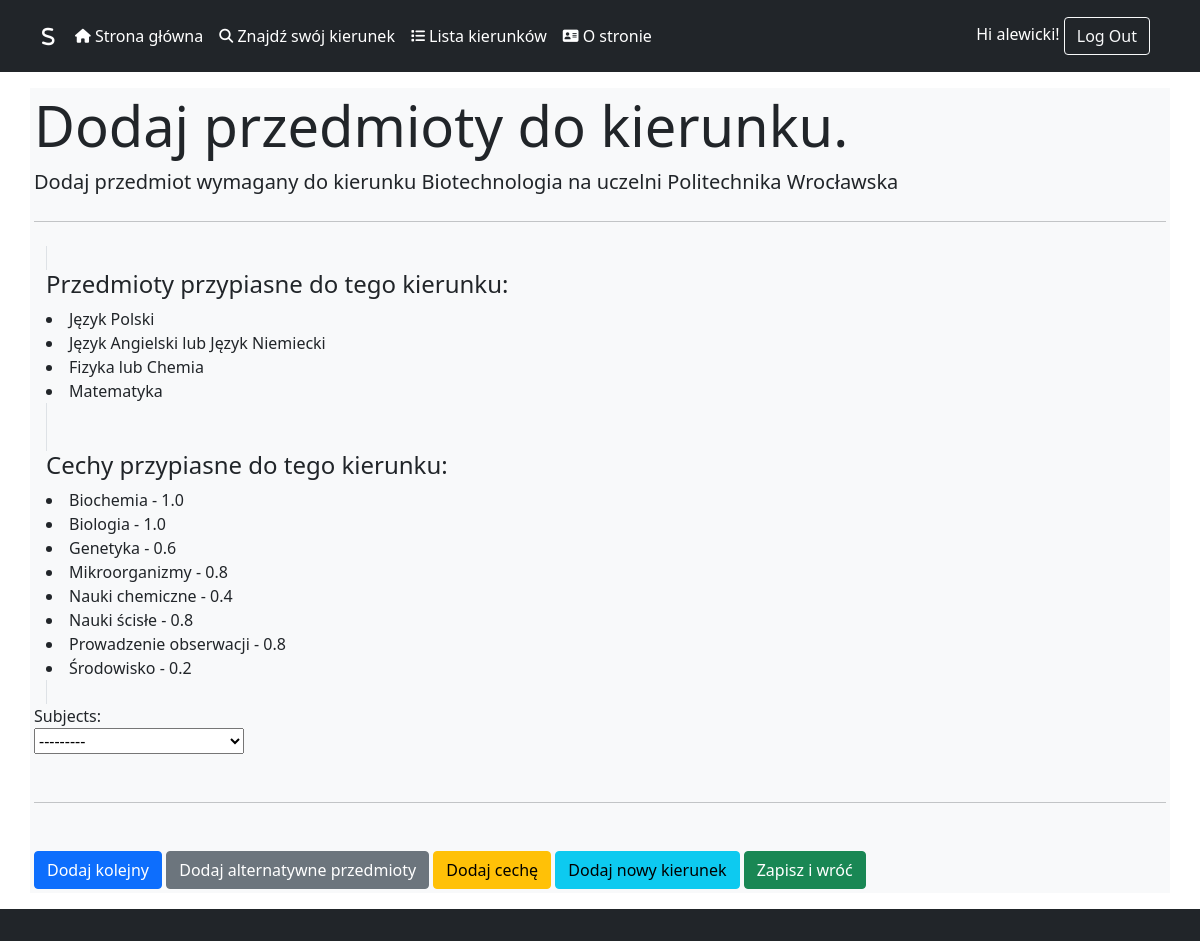
Screenshot of /AddSubjectsToFieldView/6/ (signed in) with the database file from the repository.
### supporting_system/models.py (models this page shows, shortened)
class Field_of_Study(models.Model):
    DEGREES = (
        ("Licencjat", "Licencjat"),
        ("Inżynier", "Inżynier"),
        ("Magister", "Magister"),
        ("Jednolite", "Jednolite"),
    )
    STUDY_MODE = (
        ("Stacjonarne", "Stacjonarne"),
        ("Niestacjonarne", "Niestacjonarne"),
        ("Stacjonarne i niestacjonarne", "Stacjonarne i niestacjonarne"),
    )
    name = models.CharField(
        max_length=100, default="Nieznane studia"
    )  # Nazwa kierunku studiów
    degree = models.CharField(
        max_length=20, choices=DEGREES
    )  # Stopień studiów określony w zmiennej DEGREES
    study_mode = models.CharField(
        max_length=30, choices=STUDY_MODE
    )  # Tryb studiów określony w zmiennej STUDY_MODE
    language = models.CharField(max_length=20, default="Polski")  # Język studiów
    university = models.ForeignKey(
        "University", on_delete=models.CASCADE, to_field="id"
    )  # Klucz obcy do tabeli University, określa uczelnię na której odbywają się studia
    description = models.TextField(max_length=1000)  # Opis kierunku studiów
    link_to_site = models.CharField(
        max_length=255, default="Brak linku do strony"
    )  # Link do strony kierunku studiów
    class Meta:
        verbose_name_plural = "Field of Studies"

class University(models.Model):
    TYPES = (
        ("Uniwersytet", "Uniwersytet"),
        ("Akademia Wychowania Fizycznego", "Akademia Wychowania Fizycznego"),
        ("Uczelnia Ekonomiczna", "Uczelnia Ekonomiczna"),
        ("Uczelnia Pedagogiczna", "Uczelnia Pedagogiczna"),
        ("Uczelnia Przyrodniczo-Rolnicza", "Uczelnia Przyrodniczo-Rolnicza"),
        ("Uczelnia Techniczna", "Uczelnia Techniczna"),
    )
    name = models.CharField(max_length=200, default="Nieznany Uniwersytet")
    city = models.CharField(max_length=50, default="Nieznane Miasto")
    type = models.CharField(max_length=30, choices=TYPES)
    rank_overall = models.IntegerField(default=0)
    rank_in_type = models.IntegerField(default=0)
    link_to_site = models.CharField(max_length=255, default="Brak linku do strony")
    class Meta:
        verbose_name_plural = "Universities"

class Subjects(models.Model):
    subject = models.CharField(max_length=80, default="Nieznany Przedmiot")
    class Meta:
        verbose_name_plural = "Subjects"
    def __str__(self):
        return f"{self.subject}"

### supporting_system/views.py (the view, shortened to what this page needs)
class AddSubjectsToFieldView(LoginRequiredMixin, FormView):
    template_name = "supporting_system/add_subject_view.html"
    form_class = ExamSubjectForm
    def get_initial(self):
        initial = super().get_initial()
        field_of_study_id = self.kwargs.get("field_of_study_id")
        if field_of_study_id:
            try:
                field_of_study = Field_of_Study.objects.get(id=field_of_study_id)
                initial["field_of_study"] = field_of_study
            except Field_of_Study.DoesNotExist:
                pass
        return initial

### supporting_system/forms.py
class ExamSubjectForm(forms.ModelForm):
    class Meta:
        model = Exam_Subjects
        fields = ["field_of_study", "subject"]

### supporting_system/models.py (called while the page is built)
    def __str__(self):
        return f"{self.attribute}"

### supporting_system/templatetags/tags.py (called while the page is built)
@register.filter(name="return_field_of_study")
def return_field_of_study(id):
    obj = Field_of_Study.objects.get(id=id)
    return f"{obj.name} na uczelni {obj.university.name}"

@register.filter(name="return_characteristics_of_given_field")
def return_characteristics_of_given_field(id):
    obj = (
        Characteristics.objects.filter(field_of_study=id)
        .all()
        .order_by("attribute__attribute")
    )
    to_display = []
    for attribiute in obj:
        to_display.append(f"{attribiute.attribute} - {attribiute.fit}")
    return to_display

@register.filter(name="return_subjects_with_alternatives_of_given_field")
def return_subject_with_alternatives_of_given_field(id):
    obj = Exam_Subjects.objects.filter(field_of_study=id).all().order_by("subject")
    to_display = []
    for attribiute in obj:
        try:
            alternative_obj = (
                Alternative_Exam_Subjects.objects.filter(main_subject=attribiute.id)
                .all()
                .order_by("subject__subject")
            )
            temp_string = f"{attribiute.subject.subject}"
            for alternative_subject in alternative_obj:
                temp_string += f" lub {alternative_subject.subject.subject}"
            to_display.append(temp_string)
        except Alternative_Exam_Subjects.DoesNotExist:
            to_display.append(attribiute.subject.subject)
    if to_display == []:
        to_display = None
    return to_display

@register.filter(name="check_if_discover_url")
def check_if_discover_url(url):
    if "Discover" in url:
        return True
    else:
        return False

### supporting_system/templates/supporting_system/add_subject_view.html (shortened to what this page needs)
{% extends "base.html" %}
{% load tags %}
{% block content %}
<div class="jumbotron">
    <h2 class="display-4">Dodaj przedmioty do kierunku.</h2>
    <p class="lead">Dodaj przedmiot wymagany do kierunku {{ form.field_of_study.value|return_field_of_study }}</p>
    <hr class="my-4">
</div>
<div class="container">
    <span class="border">
        <h4>Przedmioty przypiasne do tego kierunku:</h4>
        {%for subject in form.field_of_study.value|return_subjects_with_alternatives_of_given_field %}
            <li>{{ subject }}</li>
        {% endfor %}
    </span>
</div>
<div class="container">
    <span class="border">
        <h4>Cechy przypiasne do tego kierunku:</h4>
        {%for attribute in form.field_of_study.value|return_characteristics_of_given_field %}
            <li>{{ attribute }}</li>
        {%  endfor %}
    </span>
</div>
<form method="post" enctype="multipart/form-data">
    <div class="form-group">
        <div class="col">
           <label for="{{ form.subject.id_for_label }}">Subjects:</label>
        </div>
        <div class="col">
            {{ form.subject }}
        </div>
    </div>
    <br>
    <hr class="my-4">
    <br>
    <div class="btn-group-justified">
        <button type="submit" class="btn btn-primary" name="another">Dodaj kolejny</button>
        <button type="submit" class="btn btn-secondary" name="alternative">Dodaj alternatywne przedmioty</button>
        <button type="submit" class="btn btn-warning" name="characteristics">Dodaj cechę</button>
        <button type="submit" class="btn btn-info" name="field">Dodaj nowy kierunek</button>
        <button type="submit" class="btn btn-success" name="save">Zapisz i wróć</button>
    </div>
</form>
{% endblock %}

### static/templates/base.html (shortened to what this page needs)
{% load static %}
{% load tags %}
<!DOCTYPE html>
<html lang="en">
<head>
    <link href="https://cdn.jsdelivr.net/npm/bootstrap@5.0.2/dist/css/bootstrap.min.css" rel="stylesheet">
    <link rel="stylesheet" href="{% static 'css/style.css' %}" type="'text/css" media="all"/>
</head>
<body>
  <header class="p-3 bg-dark text-white">
      <div class="container">
        <div class="d-flex flex-wrap align-items-center justify-content-center justify-content-lg-start">
          <a href="{% url 'MainPageView' %}" class="d-flex align-items-center mb-2 mb-lg-0 text-white text-decoration-none">
            <i class="fa-solid fa-s fa-lg fa-beat" style="color: #ffffff;"></i>  &nbsp; &nbsp;
          </a>
          <ul class="nav col-12 col-lg-auto me-lg-auto mb-2 justify-content-center mb-md-0">
            <li> <a href="{% url 'MainPageView' %}" class="nav-link px-2 {% if request.resolver_match.url_name == 'MainPageView' %}text-info{% else %}text-white{% endif %}"><i class="fa-solid fa-house fa-sm"></i> Strona główna</a></li>
            <li> <a href="{% url 'DiscoverView' %}" class="nav-link px-2 {% if request.resolver_match.url_name|check_if_discover_url %}text-info{% else %}text-white{% endif %}"><i class="fa-solid fa-magnifying-glass fa-sm"></i> Znajdź swój kierunek</a></li>
            <li> <a href="{% url 'FieldListView' %}" class="nav-link px-2 {% if request.resolver_match.url_name == 'FieldListView' %}text-info{% else %}text-white{% endif %}"><i class="fa-solid fa-list fa-sm"></i> Lista kierunków</a></li>
            <li> <a href="{% url 'AboutView' %}" class="nav-link px-2 {% if request.resolver_match.url_name == 'AboutView' %}text-info{% else %}text-white{% endif %}"><i class="fa-solid fa-address-card fa-sm"></i> O stronie</a></li>
        </ul>
          <div class="text-end">
              {% if user.is_authenticated %}
                  Hi {{ user.username }}!
                  <button type="button" class="btn btn-outline-light me-2" onclick="document.location='{% url 'logout' %}';">Log Out</button>
              {% else %}
                  <button type="button" class="btn btn-outline-light me-2" onclick="document.location='{% url 'login' %}';">Login</button>
              {% endif %}
          </div>
        </div>
      </div>
    </header>
    <div class="container my-3 mx-auto p-1 bg-light">
        {% block content %}
        {% endblock %}
    </div>
    <footer class="p-3 bg-dark text-white">
  </footer>
</body>
</html>

### rows the page displays
Field_of_Study: field_of_study.value|return_field_of_study "Biotechnologia na uczelni Politechnika Wrocławska"
Subjects: value "Język Polski", subject "---------"
Subjects: value "Matematyka"

### other values shown
{{ user.username }} "alewicki"
{{ subject }} "Język Angielski lub Język Niemiecki" "Fizyka lub Chemia"
{{ attribute }} "Biochemia - 1.0" "Biologia - 1.0" "Genetyka - 0.6" "Mikroorganizmy - 0.8" "Nauki chemiczne - 0.4" "Nauki ścisłe - 0.8" "Prowadzenie obserwacji - 0.8" "Środowisko - 0.2"
